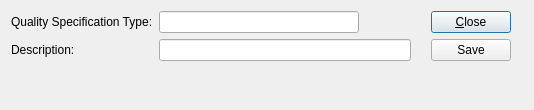
<?xml version="1.0" encoding="UTF-8"?>
<ui version="4.0">
 <comment>This file is part of the Quality Package for xTuple ERP, and is
 Copyright (c) 1999-2017 by OpenMFG LLC, d/b/a xTuple.
 It is licensed to you under the xTuple End-User License Agreement
 (&quot;the EULA&quot;), the full text of which is available at www.xtuple.com/EULA
 While the EULA gives you access to source code and encourages your
 involvement in the development process, this Package is not free software.
 By using this software, you agree to be bound by the terms of the EULA.</comment>
 <class>qspectype</class>
 <widget class="QDialog" name="qspectype">
  <property name="geometry">
   <rect>
    <x>0</x>
    <y>0</y>
    <width>534</width>
    <height>110</height>
   </rect>
  </property>
  <property name="windowTitle">
   <string>Quality Specification Type</string>
  </property>
  <layout class="QVBoxLayout" name="verticalLayout_2">
   <item>
    <layout class="QHBoxLayout" name="horizontalLayout_3">
     <item>
      <layout class="QGridLayout" name="gridLayout_2">
       <item row="0" column="0">
        <widget class="QLabel" name="_nameLit">
         <property name="text">
          <string>Quality Specification Type:</string>
         </property>
         <property name="buddy">
          <cstring>_name</cstring>
         </property>
        </widget>
       </item>
       <item row="1" column="0">
        <widget class="QLabel" name="_descripLit">
         <property name="text">
          <string>Description:</string>
         </property>
        </widget>
       </item>
       <item row="0" column="1">
        <layout class="QHBoxLayout" name="horizontalLayout">
         <item>
          <widget class="XLineEdit" name="_name">
           <property name="minimumSize">
            <size>
             <width>200</width>
             <height>0</height>
            </size>
           </property>
          </widget>
         </item>
         <item>
          <spacer name="horizontalSpacer">
           <property name="orientation">
            <enum>Qt::Horizontal</enum>
           </property>
           <property name="sizeHint" stdset="0">
            <size>
             <width>40</width>
             <height>20</height>
            </size>
           </property>
          </spacer>
         </item>
        </layout>
       </item>
       <item row="1" column="1">
        <widget class="QLineEdit" name="_desc">
         <property name="minimumSize">
          <size>
           <width>200</width>
           <height>0</height>
          </size>
         </property>
        </widget>
       </item>
      </layout>
     </item>
     <item>
      <layout class="QVBoxLayout" name="verticalLayout">
       <property name="leftMargin">
        <number>14</number>
       </property>
       <property name="rightMargin">
        <number>12</number>
       </property>
       <item>
        <widget class="QPushButton" name="_close">
         <property name="text">
          <string>&amp;Close</string>
         </property>
         <property name="shortcut">
          <string>Ctrl+C</string>
         </property>
        </widget>
       </item>
       <item>
        <widget class="QPushButton" name="_save">
         <property name="text">
          <string>Save</string>
         </property>
         <property name="shortcut">
          <string>Return</string>
         </property>
        </widget>
       </item>
       <item>
        <spacer name="verticalSpacer">
         <property name="orientation">
          <enum>Qt::Vertical</enum>
         </property>
         <property name="sizeType">
          <enum>QSizePolicy::Preferred</enum>
         </property>
         <property name="sizeHint" stdset="0">
          <size>
           <width>20</width>
           <height>0</height>
          </size>
         </property>
        </spacer>
       </item>
      </layout>
     </item>
    </layout>
   </item>
   <item>
    <spacer name="verticalSpacer_2">
     <property name="orientation">
      <enum>Qt::Vertical</enum>
     </property>
     <property name="sizeHint" stdset="0">
      <size>
       <width>20</width>
       <height>40</height>
      </size>
     </property>
    </spacer>
   </item>
  </layout>
 </widget>
 <customwidgets>
  <customwidget>
   <class>XLineEdit</class>
   <extends>QLineEdit</extends>
   <header>xlineedit.h</header>
  </customwidget>
 </customwidgets>
 <tabstops>
  <tabstop>_save</tabstop>
  <tabstop>_close</tabstop>
 </tabstops>
 <resources/>
 <connections>
  <connection>
   <sender>_close</sender>
   <signal>clicked()</signal>
   <receiver>qspectype</receiver>
   <slot>close()</slot>
   <hints>
    <hint type="sourcelabel">
     <x>335</x>
     <y>31</y>
    </hint>
    <hint type="destinationlabel">
     <x>246</x>
     <y>7</y>
    </hint>
   </hints>
  </connection>
 </connections>
</ui>
